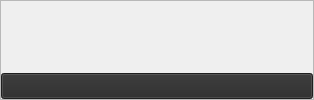
                        <widget class="QFrame" name="frame_94">
                         <property name="font">
                          <font>
                           <family>Segoe UI</family>
                          </font>
                         </property>
                         <property name="frameShape">
                          <enum>QFrame::StyledPanel</enum>
                         </property>
                         <property name="frameShadow">
                          <enum>QFrame::Raised</enum>
                         </property>
                         <layout class="QVBoxLayout" name="verticalLayout_81">
                          <property name="spacing">
                           <number>0</number>
                          </property>
                          <property name="leftMargin">
                           <number>0</number>
                          </property>
                          <property name="topMargin">
                           <number>0</number>
                          </property>
                          <property name="rightMargin">
                           <number>0</number>
                          </property>
                          <property name="bottomMargin">
                           <number>0</number>
                          </property>
                          <item alignment="Qt::AlignBottom">
                           <widget class="QPushButton" name="btn_historico_obs_2">
                            <property name="minimumSize">
                             <size>
                              <width>0</width>
                              <height>26</height>
                             </size>
                            </property>
                            <property name="maximumSize">
                             <size>
                              <width>16777215</width>
                              <height>26</height>
                             </size>
                            </property>
                            <property name="font">
                             <font>
                              <pointsize>-1</pointsize>
                             </font>
                            </property>
                            <property name="cursor">
                             <cursorShape>PointingHandCursor</cursorShape>
                            </property>
                            <property name="styleSheet">
                             <string notr="true">
QPushButton{
background-color: rgb(43, 43, 43);
color: rgb(255, 255, 255);
image: url(:/icons/angle-up-solid_white.svg);
font-size:10px;
color:white;
	width:5px;
	height:5px;}
QPushButton:hover{
background-color: rgb(60, 60, 60);
}
</string>
                            </property>
                            <property name="text">
                             <string/>
                            </property>
                            <property name="iconSize">
                             <size>
                              <width>23</width>
                              <height>23</height>
                             </size>
                            </property>
                            <property name="default">
                             <bool>false</bool>
                            </property>
                            <property name="flat">
                             <bool>false</bool>
                            </property>
                           </widget>
                          </item>
                          <item>
                           <widget class="QFrame" name="frame_obs">
                            <property name="minimumSize">
                             <size>
                              <width>0</width>
                              <height>0</height>
                             </size>
                            </property>
                            <property name="maximumSize">
                             <size>
                              <width>16777215</width>
                              <height>0</height>
                             </size>
                            </property>
                            <property name="font">
                             <font>
                              <family>Segoe UI</family>
                             </font>
                            </property>
                            <property name="styleSheet">
                             <string notr="true">background-color: rgb(43, 43, 43);</string>
                            </property>
                            <property name="frameShape">
                             <enum>QFrame::StyledPanel</enum>
                            </property>
                            <property name="frameShadow">
                             <enum>QFrame::Raised</enum>
                            </property>
                            <layout class="QVBoxLayout" name="verticalLayout_82">
                             <item alignment="Qt::AlignHCenter">
                              <widget class="QFrame" name="frame_42">
                               <property name="font">
                                <font>
                                 <family>Segoe UI</family>
                                </font>
                               </property>
                               <property name="frameShape">
                                <enum>QFrame::StyledPanel</enum>
                               </property>
                               <property name="frameShadow">
                                <enum>QFrame::Raised</enum>
                               </property>
                               <layout class="QHBoxLayout" name="horizontalLayout_26">
                                <item alignment="Qt::AlignRight">
                                 <widget class="QLabel" name="label_56">
                                  <property name="maximumSize">
                                   <size>
                                    <width>32</width>
                                    <height>32</height>
                                   </size>
                                  </property>
                                  <property name="font">
                                   <font>
                                    <family>Segoe UI</family>
                                   </font>
                                  </property>
                                  <property name="text">
                                   <string/>
                                  </property>
                                  <property name="pixmap">
                                   <pixmap resource="Resources/resources.qrc">:/icons/clock-rotate-left-solid.svg</pixmap>
                                  </property>
                                  <property name="scaledContents">
                                   <bool>true</bool>
                                  </property>
                                 </widget>
                                </item>
                                <item>
                                 <widget class="QLabel" name="label_57">
                                  <property name="minimumSize">
                                   <size>
                                    <width>0</width>
                                    <height>30</height>
                                   </size>
                                  </property>
                                  <property name="maximumSize">
                                   <size>
                                    <width>16777215</width>
                                    <height>30</height>
                                   </size>
                                  </property>
                                  <property name="font">
                                   <font>
                                    <family>Segoe UI</family>
                                    <pointsize>16</pointsize>
                                    <weight>75</weight>
                                    <bold>true</bold>
                                   </font>
                                  </property>
                                  <property name="styleSheet">
                                   <string notr="true">	color:white;
</string>
                                  </property>
                                  <property name="text">
                                   <string>Historico de Observações</string>
                                  </property>
                                  <property name="alignment">
                                   <set>Qt::AlignCenter</set>
                                  </property>
                                 </widget>
                                </item>
                               </layout>
                              </widget>
                             </item>
                             <item>
                              <widget class="QTableWidget" name="tableWidget_6">
                               <property name="maximumSize">
                                <size>
                                 <width>16777215</width>
                                 <height>1999999</height>
                                </size>
                               </property>
                               <property name="font">
                                <font>
                                 <family>Century Gothic</family>
                                 <pointsize>10</pointsize>
                                 <weight>50</weight>
                                 <italic>false</italic>
                                 <bold>false</bold>
                                </font>
                               </property>
                               <property name="styleSheet">
                                <string notr="true">QTableWidget{
	font: 10pt &quot;Century Gothic&quot;;
	outline:0;	color:white;

}
QHeaderView::section {
	border:1px solid ;
}

QTableView::item:focus{
    border: 1px solid ;
	color:rgb(67, 202, 0)
}
QScrollBar:vertical {
    border: 1px solid #999999;
    background:white;
    width:15px;    
    margin: 1px
}
QScrollBar::handle:vertical {
    background: rgb(43, 43, 43);
    min-height: 0px;
}
QScrollBar::add-line:vertical {
    background:rgb(50, 50, 50);
    height: 0px;
    subcontrol-position: bottom;
    subcontrol-origin: margin;
}
QScrollBar::sub-line:vertical {
    background: qlineargradient(x1:0, y1:0, x2:1, y2:0,
    stop: 0  rgb(32, 47, 130), stop: 0.5 rgb(32, 47, 130),  stop:1 rgb(32, 47, 130));
	height:0px;
    subcontrol-position: top;
    subcontrol-origin: margin;
}


QScrollBar:horizontal {
    border: 1px solid #999999;
    background:white;
    height:15px;    
    margin: 1px
 }

 QScrollBar::handle:horizontal {
    background: rgb(43, 43, 43);
    min-width: 0px;
 }
QScrollBar::add-line:horizontal {
    background:rgb(50, 50, 50);
    height: 0px;
    subcontrol-position: bottom;
    subcontrol-origin: margin;
 }

 QScrollBar::sub-line:horizontal {
    background: qlineargradient(x1:0, y1:0, x2:1, y2:0,
    stop: 0  rgb(32, 47, 130), stop: 0.5 rgb(32, 47, 130),  stop:1 rgb(32, 47, 130));
	height:0px;
    subcontrol-position: top;
    subcontrol-origin: margin;
 }

</string>
                               </property>
                               <property name="frameShape">
                                <enum>QFrame::NoFrame</enum>
                               </property>
                               <property name="autoScroll">
                                <bool>true</bool>
                               </property>
                               <property name="autoScrollMargin">
                                <number>20</number>
                               </property>
                               <property name="editTriggers">
                                <set>QAbstractItemView::NoEditTriggers</set>
                               </property>
                               <property name="dragDropMode">
                                <enum>QAbstractItemView::NoDragDrop</enum>
                               </property>
                               <property name="defaultDropAction">
                                <enum>Qt::IgnoreAction</enum>
                               </property>
                               <property name="alternatingRowColors">
                                <bool>false</bool>
                               </property>
                               <property name="selectionMode">
                                <enum>QAbstractItemView::SingleSelection</enum>
                               </property>
                               <property name="textElideMode">
                                <enum>Qt::ElideRight</enum>
                               </property>
                               <property name="sortingEnabled">
                                <bool>true</bool>
                               </property>
                               <property name="rowCount">
                                <number>0</number>
                               </property>
                               <attribute name="horizontalHeaderCascadingSectionResizes">
                                <bool>false</bool>
                               </attribute>
                               <attribute name="horizontalHeaderDefaultSectionSize">
                                <number>115</number>
                               </attribute>
                               <attribute name="horizontalHeaderMinimumSectionSize">
                                <number>95</number>
                               </attribute>
                               <attribute name="horizontalHeaderStretchLastSection">
                                <bool>true</bool>
                               </attribute>
                               <attribute name="verticalHeaderVisible">
                                <bool>false</bool>
                               </attribute>
                               <column>
                                <property name="text">
                                 <string>ID</string>
                                </property>
                                <property name="font">
                                 <font>
                                  <weight>75</weight>
                                  <bold>true</bold>
                                 </font>
                                </property>
                               </column>
                               <column>
                                <property name="text">
                                 <string>Motorista</string>
                                </property>
                                <property name="font">
                                 <font>
                                  <weight>75</weight>
                                  <bold>true</bold>
                                 </font>
                                </property>
                               </column>
                               <column>
                                <property name="text">
                                 <string>OBSERVAÇÃO</string>
                                </property>
                                <property name="font">
                                 <font>
                                  <weight>75</weight>
                                  <bold>true</bold>
                                 </font>
                                </property>
                               </column>
                              </widget>
                             </item>
                            </layout>
                           </widget>
                          </item>
                         </layout>
                        </widget>
